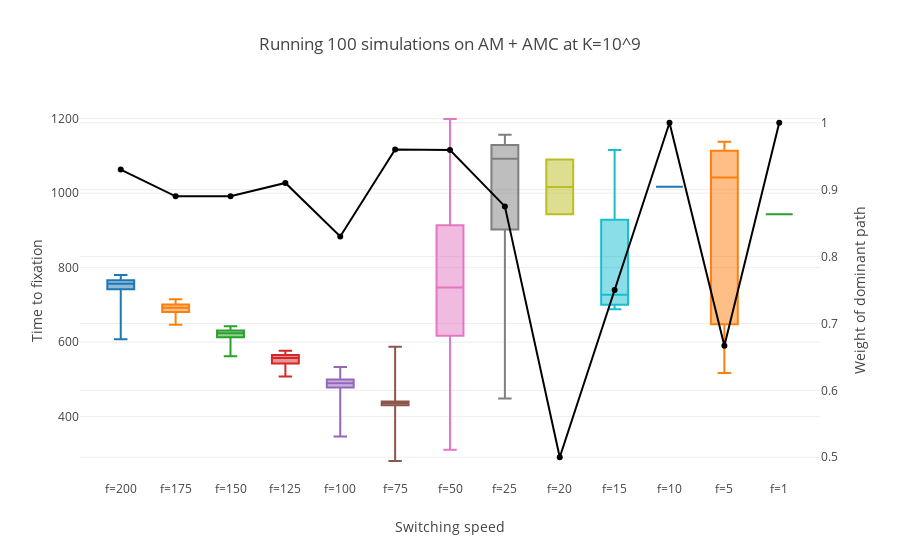

The code cell stored with this chart in its notebook:
### Markdown cell above
### K=10^9

### Code cell
#display(table_switching(pairs[1]))
box_switching(pairs[1])
